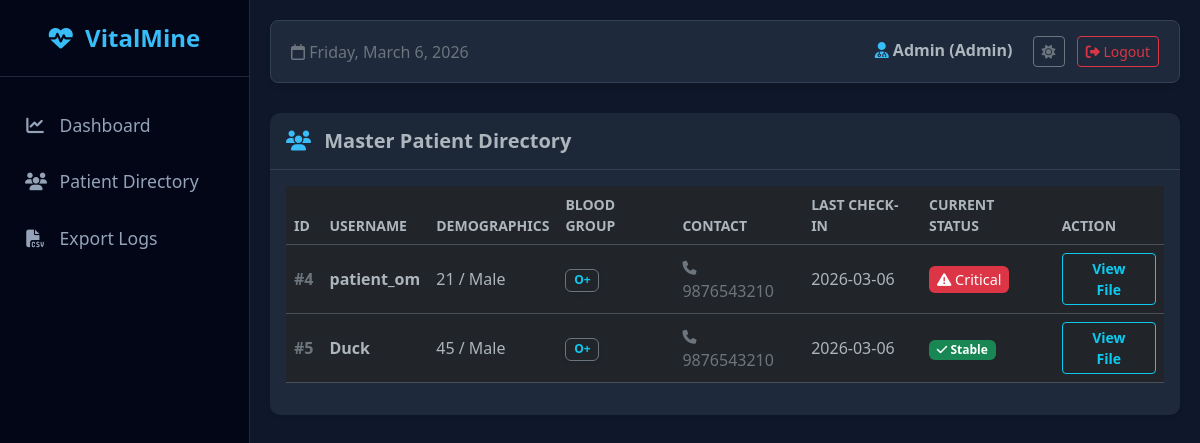
Page /patients (signed in) on the committed database.
### models.py (models this page shows)
class User(UserMixin, db.Model):
    id = db.Column(db.Integer, primary_key=True)
    username = db.Column(db.String(100), unique=True, nullable=False)
    email = db.Column(db.String(120), unique=True, nullable=True)
    password = db.Column(db.String(100), nullable=False)
    role = db.Column(db.String(20), nullable=False, default="patient")
    age = db.Column(db.Integer, nullable=True)
    gender = db.Column(db.String(20), nullable=True)
    blood_group = db.Column(db.String(10), nullable=True)
    contact = db.Column(db.String(20), nullable=True)
    emp_id = db.Column(db.String(50), nullable=True)
    department = db.Column(db.String(50), nullable=True)
    entries = db.relationship("Entry", backref="author", lazy=True)

### app.py (the view)
@app.route("/patients")
@login_required
def patients_directory():
    if current_user.role == "patient":
        return redirect(url_for("patient_dashboard"))
    patients = User.query.filter_by(role="patient").all()
    patient_list = []
    for p in patients:
        last_entry = (
            Entry.query.filter_by(user_id=p.id).order_by(Entry.timestamp.desc()).first()
        )
        status = last_entry.status if last_entry else "No Data"
        last_seen = last_entry.timestamp.strftime("%Y-%m-%d") if last_entry else "Never"
        patient_list.append(
            {
                "id": p.id,
                "username": p.username,
                "status": status,
                "last_seen": last_seen,
                "age": p.age,
                "gender": p.gender,
                "blood_group": p.blood_group,
                "contact": p.contact,
            }
        )
    return render_template("patients_list.html", patients=patient_list)

### app.py (called while the page is built)
@login_manager.user_loader
def load_user(user_id):
    return db.session.get(User, int(user_id))

### templates/patients_list.html
{% extends "base.html" %} {% block content %}
<div class="card border-0 shadow-sm">
  <div class="card-header py-3">
    <h5 class="mb-0 fw-bold text-body">
      <i class="fa-solid fa-users me-2" style="color: var(--vm-accent)"></i>
      Master Patient Directory
    </h5>
  </div>
  <div class="card-body">
    <div class="table-responsive">
      <table class="table table-hover align-middle datatable w-100 text-body">
        <thead class="text-secondary small text-uppercase">
          <tr>
            <th>ID</th>
            <th>Username</th>
            <th>Demographics</th>
            <th>Blood Group</th>
            <th>Contact</th>
            <th>Last Check-in</th>
            <th>Current Status</th>
            <th>Action</th>
          </tr>
        </thead>
        <tbody>
          {% for p in patients %}
          <tr>
            <td class="text-secondary fw-bold">#{{ p.id }}</td>
            <td><strong class="text-body">{{ p.username }}</strong></td>
            <td class="text-body">
              {{ p.age or 'N/A' }} / {{ p.gender or 'N/A' }}
            </td>
            <td>
              <span
                class="badge bg-dark border border-secondary text-info shadow-sm"
                >{{ p.blood_group or 'N/A' }}</span
              >
            </td>
            <td>
              <span class="text-secondary"
                ><i class="fa-solid fa-phone small me-1"></i> {{ p.contact or
                'N/A' }}</span
              >
            </td>
            <td class="text-body">{{ p.last_seen }}</td>
            <td>
              {% if p.status == 'High' or p.status == 'Critical' %}
              <span class="badge-critical rounded px-2 py-1"
                ><i class="fa-solid fa-triangle-exclamation"></i> Critical</span
              >
              {% elif p.status == 'Stable' %}
              <span class="badge bg-success"
                ><i class="fa-solid fa-check"></i> Stable</span
              >
              {% elif p.status == 'Warning' %}
              <span class="badge bg-warning text-dark"
                ><i class="fa-solid fa-bell"></i> Warning</span
              >
              {% else %}
              <span class="badge bg-secondary">Unknown</span>
              {% endif %}
            </td>
            <td>
              <a
                href="{{ url_for('patient_file', patient_id=p.id) }}"
                class="btn btn-sm btn-outline-info fw-bold px-3"
              >
                View File
              </a>
            </td>
          </tr>
          {% endfor %}
        </tbody>
      </table>
    </div>
  </div>
</div>
{% endblock %}

### templates/base.html (shortened to what this page needs)
<!doctype html>
<html lang="en" data-bs-theme="dark">
  <head>
    <link
      href="https://cdn.jsdelivr.net/npm/bootstrap@5.3.0/dist/css/bootstrap.min.css"
      rel="stylesheet"
    />
    <link
      rel="stylesheet"
      href="https://cdnjs.cloudflare.com/ajax/libs/font-awesome/6.4.0/css/all.min.css"
    />
    <link
      rel="stylesheet"
      href="https://cdn.datatables.net/1.13.6/css/dataTables.bootstrap5.min.css"
    />
  </head>
  <body>
    {% if current_user.is_authenticated %}
    <div class="sidebar">
      <div class="brand"><i class="fa-solid fa-heart-pulse"></i> VitalMine</div>
      {% if current_user.role in ['admin', 'doctor'] %}
      <a href="{{ url_for('home') }}"
        ><i class="fa-solid fa-chart-line"></i> Dashboard</a
      >
      {% endif %}  {% if current_user.role in ['admin', 'doctor', 'nurse'] %}
      <a href="{{ url_for('patients_directory') }}"
        ><i class="fa-solid fa-users"></i> Patient Directory</a
      >
      {% endif %} {% if current_user.role == 'admin' %}
      <a href="{{ url_for('export_data') }}"
        ><i class="fa-solid fa-file-csv"></i> Export Logs</a
      >
      {% endif %}
    </div>
    {% endif %}
    <div
      class="main-content"
    >
      {% if current_user.is_authenticated %}
      <div class="top-navbar">
        <div class="text-secondary">
          <i class="fa-regular fa-calendar"></i> <span id="currentDate"></span>
        </div>
        <div>
          <span class="fw-bold me-3 text-body">
            <i
              class="fa-solid fa-user-doctor"
              style="color: var(--vm-accent)"
            ></i>
            {{ current_user.username | capitalize }} ({{ current_user.role |
            capitalize }})
          </span>
          <button
            id="theme-toggle"
            class="btn btn-sm btn-outline-secondary me-2"
          >
            <i id="theme-icon" class="fa-solid fa-moon"></i>
          </button>
          <a
            href="{{ url_for('logout') }}"
            class="btn btn-sm btn-outline-danger"
            ><i class="fa-solid fa-right-from-bracket"></i> Logout</a
          >
        </div>
      </div>
      {% endif %}  {% block content %}{% endblock %}
    </div>
  </body>
</html>

### templates/base.html (style rules this page uses)
:root { --vm-bg: #f4f7f6; --vm-sidebar-bg: #1d2b36; --vm-sidebar-border: #2c3e50; --vm-card-bg: #ffffff; --vm-card-border: #e3e6f0; --vm-text-main: #5a5c69; --vm-text-muted: #858796; --vm-topbar-bg: #ffffff; --vm-grid-line: #e9ecef; --vm-organ-base: #e9ecef; --vm-organ-stroke: #ced4da; --vm-accent: #4db8ff; }
[data-bs-theme="dark"] { --vm-bg: #0f172a; --vm-sidebar-bg: #020617; --vm-sidebar-border: #1e293b; --vm-card-bg: #1e293b; --vm-card-border: #334155; --vm-text-main: #e2e8f0; --vm-text-muted: #94a3b8; --vm-topbar-bg: #1e293b; --vm-grid-line: #1e293b; --vm-organ-base: #334155; --vm-organ-stroke: #475569; --vm-accent: #38bdf8; }
body { background-color: var(--vm-bg); font-family: "Segoe UI", Tahoma, Geneva, Verdana, sans-serif; overflow-x: hidden; color: var(--vm-text-main); transition: background-color 0.3s, color 0.3s; }
.sidebar { height: 100vh; width: 250px; position: fixed; top: 0; left: 0; background-color: var(--vm-sidebar-bg); padding-top: 20px; border-right: 1px solid var(--vm-sidebar-border); z-index: 1000; transition: background-color 0.3s; }
.sidebar .brand { font-size: 1.5rem; font-weight: bold; text-align: center; padding-bottom: 20px; border-bottom: 1px solid var(--vm-sidebar-border); margin-bottom: 20px; color: var(--vm-accent); }
.sidebar a { padding: 15px 25px; text-decoration: none; font-size: 1.1rem; color: #94a3b8; display: block; transition: 0.3s; }
.sidebar i { margin-right: 10px; width: 20px; text-align: center; }
.main-content { margin-left: 250px; padding: 20px; min-height: 100vh; }
.top-navbar { background-color: var(--vm-topbar-bg); border-radius: 8px; padding: 15px 20px; border: 1px solid var(--vm-card-border); box-shadow: 0 4px 6px -1px rgba(0, 0, 0, 0.1); margin-bottom: 30px; display: flex; justify-content: space-between; align-items: center; transition: background-color 0.3s; }
.card { background-color: var(--vm-card-bg); border: 1px solid var(--vm-card-border); box-shadow: 0 4px 6px -1px rgba(0, 0, 0, 0.1); border-radius: 10px; transition: background-color 0.3s; }
.card-header { background-color: rgba(0, 0, 0, 0.05) !important; border-bottom: 1px solid var(--vm-card-border) !important; }
.badge-critical { background-color: #dc3545; color: white; animation: pulse-red 1.5s infinite; padding: 8px 12px; font-size: 0.9em; }

### rows in the picture
User: username "Admin", role "Admin"
User: username "patient_om", gender "Male", blood_group "O+", contact "9876543210"
User: username "Duck", gender "Male", blood_group "O+", contact "9876543210"

### other values in the picture
{{ p.id }} "4" "5"
{{ p.age or 'N/A' }} "21" "45"
{{ p.last_seen }} "2026-03-06" "2026-03-06"
